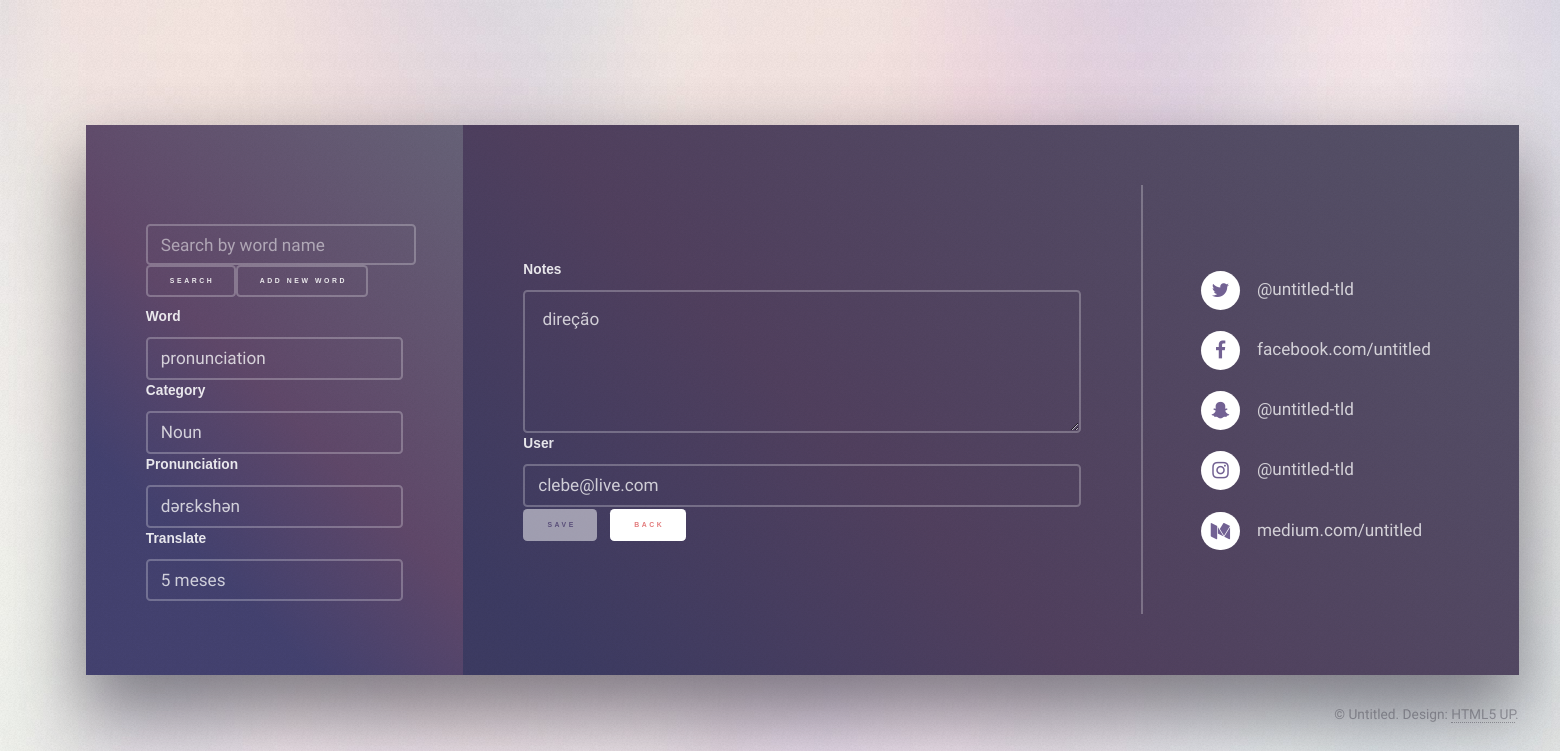
The app's page /_old_words.php?cid=1396, older data.
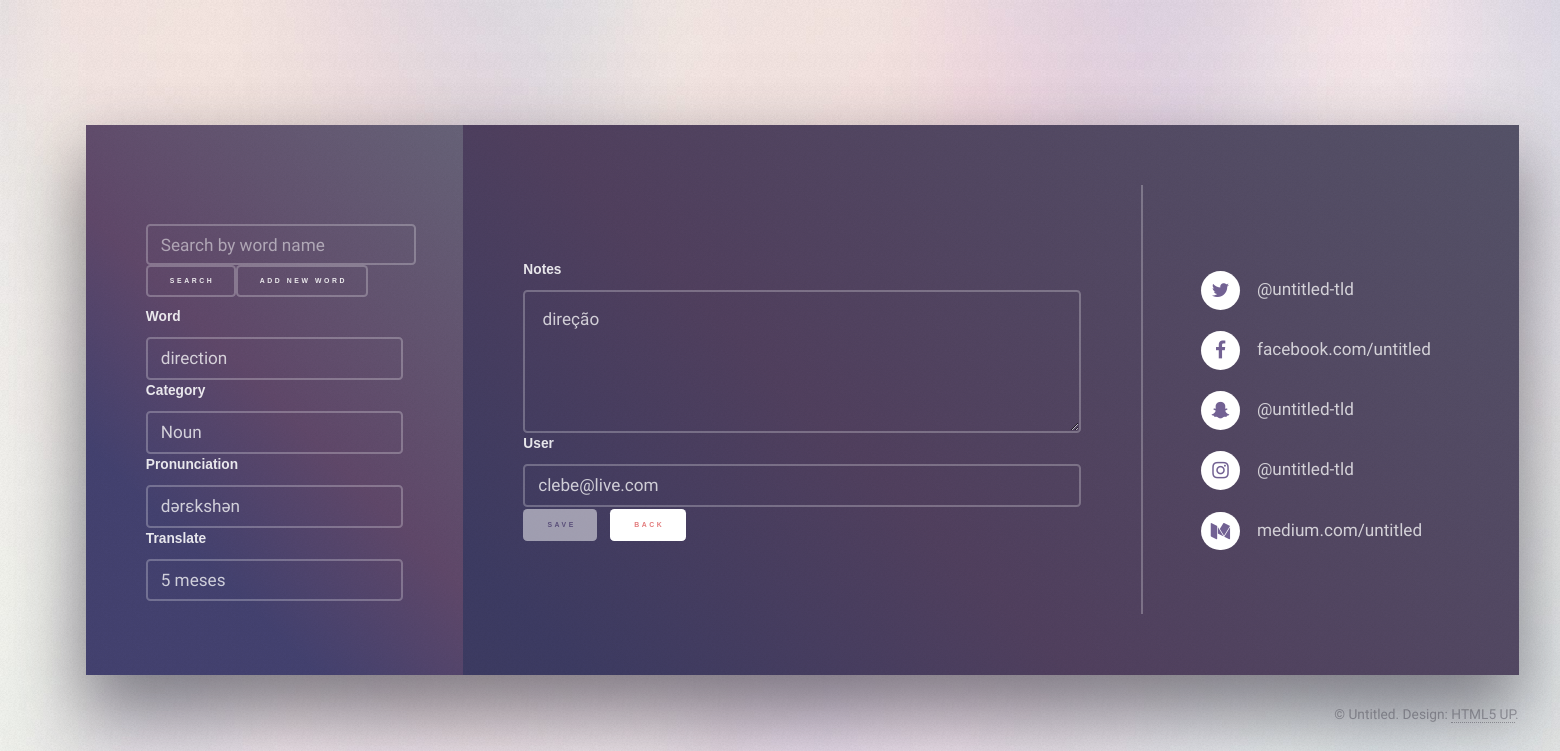
The same page, newer data.
### tables this page shows
CREATE TABLE IF NOT EXISTS `main_words` (
  `word_id` int(11) NOT NULL AUTO_INCREMENT,
  `word_name` varchar(255) NOT NULL,
  `lan_name` varchar(255) NOT NULL,
  `category_word` varchar(255) NOT NULL,
  `type_name` varchar(255) NOT NULL,
  `pronunciation` varchar(255) NOT NULL,
  `notes` text,
  `color_` varchar(255) NOT NULL,
  `frequen_` varchar(255) DEFAULT NULL,
  `email_address` varchar(255) NOT NULL,
  `f_emotion` varchar(255) NOT NULL,
  `sf_emotion` varchar(255) NOT NULL,
  `ssf_emotion` varchar(255) NOT NULL,
  `user_code1` varchar(255) NOT NULL,
  `user_code2` varchar(255) NOT NULL,
  `user_code3` varchar(255) NOT NULL,
  `user_code4` varchar(255) NOT NULL,
  `user_code5` varchar(255) NOT NULL,
  `user_code6` varchar(255) NOT NULL,
  `user_code7` varchar(255) NOT NULL,
  `user_code8` varchar(255) NOT NULL,
  `user_code9` varchar(255) NOT NULL,
  `polarity` varchar(255) NOT NULL,
  `cust_power` varchar(255) NOT NULL,
  `key_word` varchar(255) NOT NULL,
  `created` timestamp NOT NULL DEFAULT CURRENT_TIMESTAMP,
  `updated` timestamp NULL DEFAULT NULL,
  `word_pic` varchar(255) DEFAULT NULL,
  `word_sound` varchar(255) DEFAULT NULL,
  PRIMARY KEY (`word_id`)
);

### _old_words.php (the view)
<?php
require_once './_config.php';
include './_header.php';
try {
   $sql = "SELECT * FROM main_words WHERE 1 AND word_id = :cid";
   $check_ = $DB->prepare($sql);
   $check_->bindValue(":cid", intval($_GET["cid"]));
   $check_->execute();
   $results = $check_->fetchAll();
} catch (Exception $ex) {
  echo $ex->getMessage();
}
?>
							<section class="panel color4-alt" id="view_word">
								<div class="intro color4">
			<div class="span-2-25">
			<form action="_search.php" method="get" >
          <span class="pull-left">
            <label class="col-lg-12 control-label" for="keyword" style="padding-right: 0;">
              <input type="text" value="<?php echo $_GET["keyword"]; ?>" placeholder="Search by word name" id="" class="form-control" name="keyword" style="height: 41px;">
             <button class="button small">Search</button><a href="_edit_word.php" class="button small">Add New Word</a>
		   </label>
            </span>
        </div>
								<label for="name">Word</label>
											     <input type="text" readonly="" placeholder="Word" value="<?php echo $results[0]["word_name"] ?>" id="word_name" class="form-control" name="word_name"><span id="word_name_err" class="error"></span>
												<label for="email">Category</label>
												<input type="text" readonly="" value="<?php echo $results[0]["category_word"] ?>" placeholder="Category" id="category_word" class="form-control" name="category_word">
                                               	<label for="name">Pronunciation</label>
											     <input type="text" readonly="" placeholder="Pronunciation" value="<?php echo $results[0]["pronunciation"] ?>" id="word_name" class="form-control" name="word_name"><span id="word_name_err" class="error"></span>
												<label for="email">Translate</label>
												<input type="text" readonly="" value="<?php echo $results[0]["type_name"] ?>" placeholder="Translate" id="category_word" class="form-control" name="category_word">
                            	</div>
								<div class="inner columns divided">
									<div class="span-3-25">
										<form method="post" action="#">
											<div class="fields">
											<div class="field">
												<label for="message">Notes</label>
													<textarea id="notes" readonly="" name="notes" rows="4" ><?php echo $results[0]["notes"] ?></textarea>
												</div>
												<div class="field half">
													<label for="name">User</label>
											     <input type="text" readonly="" placeholder="User" value="<?php echo $results[0]["email_address"] ?>" id="word_name" class="form-control" name="word_name"><span id="word_name_err" class="error"></span>
         	                                    </div>
											</div>
											<div class="field half">
											<ul class="actions">
											    <li><input type="submit" value="Save" class="button small primary color1 disabled" /></li>
												<li><a href="index.php" class="button small primary color2">Back</a></li>
											</ul>
											</div>
										</form>
									</div>
									<div class="span-1-5">
										<ul class="contact-icons color1">
											<li class="icon fa-twitter"><a href="#">@untitled-tld</a></li>
											<li class="icon fa-facebook"><a href="#">facebook.com/untitled</a></li>
											<li class="icon fa-snapchat-ghost"><a href="#">@untitled-tld</a></li>
											<li class="icon fa-instagram"><a href="#">@untitled-tld</a></li>
											<li class="icon fa-medium"><a href="#">medium.com/untitled</a></li>
										</ul>
									</div>
								</div>
							</section>
<?php
include './_footer.php';
?>

### _header.php (shortened to what this page needs)
<!DOCTYPE HTML>
<html>
	<head>
		<link rel="stylesheet" href="assets/css/main.css" />
	</head>
	<body class="is-preload">
			<div id="page-wrapper">
					<div id="wrapper">

### _footer.php (shortened to what this page needs)
							<div class="copyright">&copy; Untitled. Design: <a href="https://html5up.net">HTML5 UP</a>.</div>
					</div>
			</div>
	</body>
</html>

Row changes from the older to the newer data that the page shows:
changed main_words "Noun": word_name "pronunciation" → "direction"
